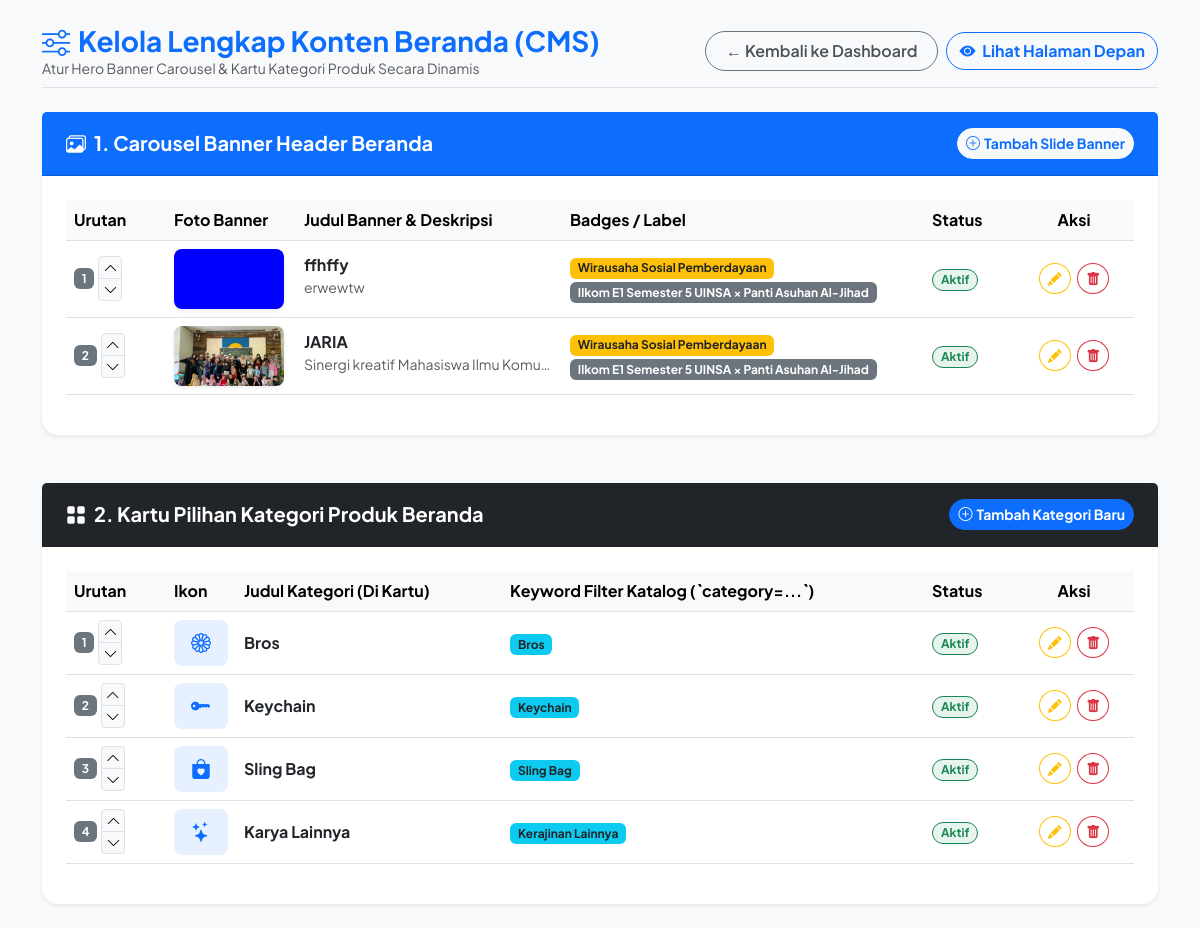
/admin/manage_hero.php (signed in), run on the app's committed database.
### tables this page shows
CREATE TABLE `hero_slides` (
  `id` int(11) NOT NULL,
  `image` varchar(255) NOT NULL,
  `badge_text_1` varchar(255) DEFAULT 'Wirausaha Sosial Pemberdayaan',
  `badge_text_2` varchar(255) DEFAULT 'Ilkom E1 S5 UINSA × Panti Asuhan Al-Jihad',
  `title` varchar(255) NOT NULL DEFAULT 'Sentuhan Karya Jahit Ceria',
  `description` text DEFAULT NULL,
  `btn_text_1` varchar(100) DEFAULT 'Jelajahi Katalog',
  `btn_link_1` varchar(255) DEFAULT 'catalog.php',
  `btn_text_2` varchar(100) DEFAULT 'Kisah Kami →',
  `btn_link_2` varchar(255) DEFAULT 'about.php',
  `sort_order` int(11) NOT NULL DEFAULT 1,
  `is_active` tinyint(1) NOT NULL DEFAULT 1,
  `created_at` timestamp NOT NULL DEFAULT current_timestamp()
);

CREATE TABLE `home_categories` (
  `id` int(11) NOT NULL,
  `title` varchar(255) NOT NULL,
  `category_keyword` varchar(255) NOT NULL,
  `icon_class` varchar(100) NOT NULL DEFAULT 'bi-stars',
  `sort_order` int(11) NOT NULL DEFAULT 1,
  `is_active` tinyint(1) NOT NULL DEFAULT 1,
  `created_at` timestamp NOT NULL DEFAULT current_timestamp()
);

### admin/manage_hero.php (the view, shortened to what this page needs)
<?php
require_once __DIR__ . '/../includes/database.php';
$slides     =$pdo->query("SELECT * FROM hero_slides ORDER BY sort_order ASC, id ASC")->fetchAll(PDO::FETCH_ASSOC);
$categories =$pdo->query("SELECT * FROM home_categories ORDER BY sort_order ASC, id ASC")->fetchAll(PDO::FETCH_ASSOC);
$next_slide_order = count($slides) + 1;
$next_cat_order   = count($categories) + 1;
?>
<!DOCTYPE html>
<html lang="id">
<head>
    <link href="https://cdn.jsdelivr.net/npm/bootstrap@5.3.0/dist/css/bootstrap.min.css" rel="stylesheet">
    <link rel="stylesheet" href="https://cdn.jsdelivr.net/npm/bootstrap-icons@1.11.1/font/bootstrap-icons.css">
</head>
<body class="py-4">
<div class="container">
    <div class="d-flex align-items-center justify-content-between mb-4 pb-2 border-bottom">
        <div>
            <h3 class="fw-bold text-primary mb-0"><i class="bi bi-sliders me-2"></i>Kelola Lengkap Konten Beranda (CMS)</h3>
            <p class="text-muted small mb-0">Atur Hero Banner Carousel & Kartu Kategori Produk Secara Dinamis</p>
        </div>
        <div class="d-flex align-items-center gap-2">
            <a href="index.php" class="btn btn-back-dashboard rounded-pill">&leftarrow; Kembali ke Dashboard</a>
            <a href="../index.php" target="_blank" class="btn btn-outline-primary rounded-pill fw-bold">
                <i class="bi bi-eye-fill me-1"></i> Lihat Halaman Depan
            </a>
        </div>
    </div>
    <div class="card border-0 shadow-sm rounded-4 mb-5">
        <div class="card-header bg-primary text-white py-3 px-4 d-flex align-items-center justify-content-between">
            <h5 class="fw-bold mb-0"><i class="bi bi-images me-2"></i>1. Carousel Banner Header Beranda</h5>
            <button class="btn btn-light text-primary btn-sm rounded-pill fw-bold" onclick="openAddSlideModal(<?php echo $next_slide_order; ?>)">
                <i class="bi bi-plus-circle me-1"></i>Tambah Slide Banner
            </button>
        </div>
        <div class="card-body p-4">
            <div class="table-responsive">
                <table class="table table-hover align-middle">
                    <thead class="table-light">
                        <tr>
                            <th width="100">Urutan</th>
                            <th width="130">Foto Banner</th>
                            <th>Judul Banner & Deskripsi</th>
                            <th>Badges / Label</th>
                            <th width="90">Status</th>
                            <th width="120" class="text-center">Aksi</th>
                        </tr>
                    </thead>
                    <tbody>
                        <?php if (empty($slides)): ?>
                            <tr><td colspan="6" class="text-center py-4 text-muted">Belum ada slide banner beranda.</td></tr>
                        <?php else: ?>
                            <?php foreach ($slides as$s): ?>
                                <tr>
                                    <td>
                                        <div class="d-flex align-items-center gap-1">
                                            <span class="badge bg-secondary"><?php echo $s['sort_order']; ?></span>
                                            <div class="btn-group-vertical btn-group-sm">
                                                <a href="?reorder_slide=1&id=<?php echo $s['id']; ?>&dir=up" class="btn btn-light btn-xs p-0 px-1 border"><i class="bi bi-chevron-up"></i></a>
                                                <a href="?reorder_slide=1&id=<?php echo $s['id']; ?>&dir=down" class="btn btn-light btn-xs p-0 px-1 border"><i class="bi bi-chevron-down"></i></a>
                                            </div>
                                        </div>
                                    </td>
                                    <td><img src="../assets/images/banners/<?php echo htmlspecialchars($s['image']); ?>" class="banner-thumb shadow-sm" onerror="this.src='https://via.placeholder.com/110x60?text=No+Image';"></td>
                                    <td>
                                        <strong class="text-dark d-block"><?php echo htmlspecialchars($s['title']); ?></strong>
                                        <small class="text-muted text-truncate d-inline-block" style="max-width: 250px;"><?php echo htmlspecialchars($s['description']); ?></small>
                                    </td>
                                    <td>
                                        <?php if (!empty($s['badge_text_1'])): ?><span class="badge bg-warning text-dark me-1"><?php echo htmlspecialchars($s['badge_text_1']); ?></span><?php endif; ?>
                                        <?php if (!empty($s['badge_text_2'])): ?><span class="badge bg-secondary"><?php echo htmlspecialchars($s['badge_text_2']); ?></span><?php endif; ?>
                                    </td>
                                    <td>
                                        <?php echo $s['is_active'] ? '<span class="badge bg-success bg-opacity-10 text-success border border-success px-2 py-1 rounded-pill">Aktif</span>' : '<span class="badge bg-secondary bg-opacity-10 text-secondary border border-secondary px-2 py-1 rounded-pill">Nonaktif</span>'; ?>
                                    </td>
                                    <td class="text-center">
                                        <button class="btn btn-sm btn-outline-warning rounded-circle me-1" onclick='editSlide(<?php echo json_encode($s); ?>)'><i class="bi bi-pencil-fill"></i></button>
                                        <form method="POST" class="d-inline" onsubmit="return confirm('Hapus slide banner ini?')">
                                            <button type="submit" class="btn btn-sm btn-outline-danger rounded-circle"><i class="bi bi-trash-fill"></i></button>
                                        </form>
                                    </td>
                                </tr>
                            <?php endforeach; ?>
                        <?php endif; ?>
                    </tbody>
                </table>
            </div>
        </div>
    </div>
    <div class="card border-0 shadow-sm rounded-4">
        <div class="card-header bg-dark text-white py-3 px-4 d-flex align-items-center justify-content-between">
            <h5 class="fw-bold mb-0"><i class="bi bi-grid-fill me-2"></i>2. Kartu Pilihan Kategori Produk Beranda</h5>
            <button class="btn btn-primary btn-sm rounded-pill fw-bold" onclick="openAddCatModal(<?php echo $next_cat_order; ?>)">
                <i class="bi bi-plus-circle me-1"></i>Tambah Kategori Baru
            </button>
        </div>
        <div class="card-body p-4">
            <div class="table-responsive">
                <table class="table table-hover align-middle">
                    <thead class="table-light">
                        <tr>
                            <th width="100">Urutan</th>
                            <th width="70">Ikon</th>
                            <th>Judul Kategori (Di Kartu)</th>
                            <th>Keyword Filter Katalog (`category=...`)</th>
                            <th width="90">Status</th>
                            <th width="120" class="text-center">Aksi</th>
                        </tr>
                    </thead>
                    <tbody>
                        <?php if (empty($categories)): ?>
                            <tr><td colspan="6" class="text-center py-4 text-muted">Belum ada kategori beranda.</td></tr>
                        <?php else: ?>
                            <?php foreach ($categories as$cat): ?>
                                <tr>
                                    <td>
                                        <div class="d-flex align-items-center gap-1">
                                            <span class="badge bg-secondary"><?php echo $cat['sort_order']; ?></span>
                                            <div class="btn-group-vertical btn-group-sm">
                                                <a href="?reorder_cat=1&id=<?php echo $cat['id']; ?>&dir=up" class="btn btn-light btn-xs p-0 px-1 border"><i class="bi bi-chevron-up"></i></a>
                                                <a href="?reorder_cat=1&id=<?php echo $cat['id']; ?>&dir=down" class="btn btn-light btn-xs p-0 px-1 border"><i class="bi bi-chevron-down"></i></a>
                                            </div>
                                        </div>
                                    </td>
                                    <td>
                                        <div class="bg-primary bg-opacity-10 text-primary p-2 text-center rounded-3 fs-5">
                                            <i class="bi <?php echo htmlspecialchars($cat['icon_class']); ?>"></i>
                                        </div>
                                    </td>
                                    <td><strong class="text-dark"><?php echo htmlspecialchars($cat['title']); ?></strong></td>
                                    <td><span class="badge bg-info text-dark"><?php echo htmlspecialchars($cat['category_keyword']); ?></span></td>
                                    <td>
                                        <?php echo $cat['is_active'] ? '<span class="badge bg-success bg-opacity-10 text-success border border-success px-2 py-1 rounded-pill">Aktif</span>' : '<span class="badge bg-secondary bg-opacity-10 text-secondary border border-secondary px-2 py-1 rounded-pill">Nonaktif</span>'; ?>
                                    </td>
                                    <td class="text-center">
                                        <button class="btn btn-sm btn-outline-warning rounded-circle me-1" onclick='editCategory(<?php echo json_encode($cat); ?>)'><i class="bi bi-pencil-fill"></i></button>
                                        <form method="POST" class="d-inline" onsubmit="return confirm('Hapus kategori beranda ini?')">
                                            <button type="submit" class="btn btn-sm btn-outline-danger rounded-circle"><i class="bi bi-trash-fill"></i></button>
                                        </form>
                                    </td>
                                </tr>
                            <?php endforeach; ?>
                        <?php endif; ?>
                    </tbody>
                </table>
            </div>
        </div>
    </div>
</div>
</body>
</html>

### admin/manage_hero.php (style rules this page uses)
body { font-family: 'Plus Jakarta Sans', sans-serif; background-color: #f8f9fa; }
.banner-thumb { width: 110px; height: 60px; object-fit: cover; border-radius: 8px; }
.btn-back-dashboard { border: 1px solid #6c757d; color: #495057; background: transparent; font-weight: 600; padding: 0.45rem 1.25rem; transition: all 0.2s; }

### data on the page
hero_slides: sort_order "1", image (picture), title "ffhffy", description "erwewtw", badge_text_1 "Wirausaha Sosial Pemberdayaan", badge_text_2 "Ilkom E1 Semester 5 UINSA × Panti Asuhan Al-Jihad", is_active "Aktif"
hero_slides: sort_order "2", image (picture), title "JARIA", description "Sinergi kreatif Mahasiswa Ilmu Komu…", badge_text_1 "Wirausaha Sosial Pemberdayaan", badge_text_2 "Ilkom E1 Semester 5 UINSA × Panti Asuhan Al-Jihad", is_active "Aktif"
home_categories: sort_order "1", title "Bros", category_keyword "Bros", is_active "Aktif"
home_categories: sort_order "2", title "Keychain", category_keyword "Keychain", is_active "Aktif"
home_categories: sort_order "3", title "Sling Bag", category_keyword "Sling Bag", is_active "Aktif"
home_categories: sort_order "4", title "Karya Lainnya", category_keyword "Kerajinan Lainnya", is_active "Aktif"
